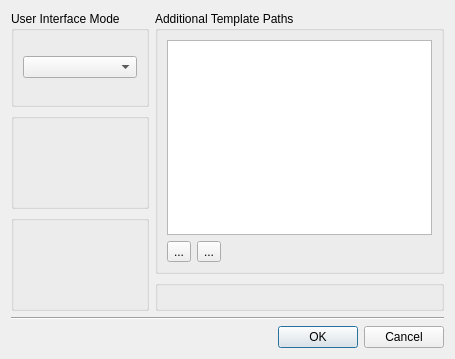
<?xml version="1.0" encoding="UTF-8"?>
<ui version="4.0">
 <class>PreferencesDialog</class>
 <widget class="QDialog" name="PreferencesDialog">
  <property name="geometry">
   <rect>
    <x>0</x>
    <y>0</y>
    <width>455</width>
    <height>359</height>
   </rect>
  </property>
  <property name="windowTitle">
   <string>Preferences</string>
  </property>
  <property name="modal">
   <bool>true</bool>
  </property>
  <layout class="QVBoxLayout">
   <item>
    <layout class="QHBoxLayout">
     <item>
      <layout class="QVBoxLayout">
       <item>
        <widget class="QGroupBox" name="m_uiModeGroupBox">
         <property name="title">
          <string>User Interface Mode</string>
         </property>
         <layout class="QVBoxLayout">
          <item>
           <widget class="QComboBox" name="m_uiModeCombo"/>
          </item>
         </layout>
        </widget>
       </item>
       <item>
        <widget class="FontPanel" name="m_fontPanel"/>
       </item>
       <item>
        <widget class="qdesigner_internal::PreviewConfigurationWidget" name="m_previewConfigurationWidget"/>
       </item>
      </layout>
     </item>
     <item>
      <layout class="QVBoxLayout">
       <item>
        <widget class="QGroupBox" name="m_templatePathGroupBox">
         <property name="title">
          <string>Additional Template Paths</string>
         </property>
         <layout class="QGridLayout">
          <item row="0" column="0" colspan="3">
           <widget class="QListWidget" name="m_templatePathListWidget"/>
          </item>
          <item row="1" column="0">
           <widget class="QToolButton" name="m_addTemplatePathButton">
            <property name="text">
             <string>...</string>
            </property>
           </widget>
          </item>
          <item row="1" column="1">
           <widget class="QToolButton" name="m_removeTemplatePathButton">
            <property name="text">
             <string>...</string>
            </property>
           </widget>
          </item>
          <item row="1" column="2">
           <spacer>
            <property name="orientation">
             <enum>Qt::Orientation::Horizontal</enum>
            </property>
            <property name="sizeHint" stdset="0">
             <size>
              <width>40</width>
              <height>20</height>
             </size>
            </property>
           </spacer>
          </item>
         </layout>
        </widget>
       </item>
       <item>
        <widget class="qdesigner_internal::GridPanel" name="m_gridPanel"/>
       </item>
      </layout>
     </item>
    </layout>
   </item>
   <item>
    <widget class="Line" name="line">
     <property name="orientation">
      <enum>Qt::Orientation::Horizontal</enum>
     </property>
    </widget>
   </item>
   <item>
    <widget class="QDialogButtonBox" name="m_dialogButtonBox">
     <property name="orientation">
      <enum>Qt::Orientation::Horizontal</enum>
     </property>
     <property name="standardButtons">
      <set>QDialogButtonBox::StandardButton::Cancel|QDialogButtonBox::StandardButton::Ok</set>
     </property>
    </widget>
   </item>
  </layout>
 </widget>
 <customwidgets>
  <customwidget>
   <class>qdesigner_internal::GridPanel</class>
   <extends>QGroupBox</extends>
   <header location="global">gridpanel_p.h</header>
   <container>1</container>
  </customwidget>
  <customwidget>
   <class>FontPanel</class>
   <extends>QGroupBox</extends>
   <header>fontpanel.h</header>
   <container>1</container>
  </customwidget>
  <customwidget>
   <class>qdesigner_internal::PreviewConfigurationWidget</class>
   <extends>QGroupBox</extends>
   <header location="global">previewconfigurationwidget_p.h</header>
   <container>1</container>
  </customwidget>
 </customwidgets>
 <resources/>
 <connections>
  <connection>
   <sender>m_dialogButtonBox</sender>
   <signal>accepted()</signal>
   <receiver>PreferencesDialog</receiver>
   <slot>accept()</slot>
   <hints>
    <hint type="sourcelabel">
     <x>248</x>
     <y>254</y>
    </hint>
    <hint type="destinationlabel">
     <x>157</x>
     <y>274</y>
    </hint>
   </hints>
  </connection>
  <connection>
   <sender>m_dialogButtonBox</sender>
   <signal>rejected()</signal>
   <receiver>PreferencesDialog</receiver>
   <slot>reject()</slot>
   <hints>
    <hint type="sourcelabel">
     <x>316</x>
     <y>260</y>
    </hint>
    <hint type="destinationlabel">
     <x>286</x>
     <y>274</y>
    </hint>
   </hints>
  </connection>
 </connections>
</ui>
